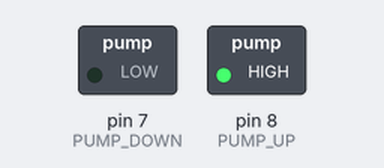
A sketch run on a simulated Arduino Uno, built with avr-gcc and run on an emulated ATmega328P. Parts: switched loads named in the sketch (green lamp = pin HIGH). What the sketch prints to the serial monitor is not drawn.

Above: at 0.01 s.
At 6.21 s:
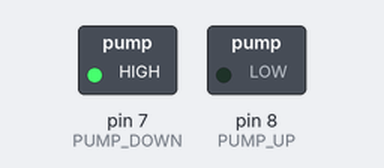
At 11.5 s:
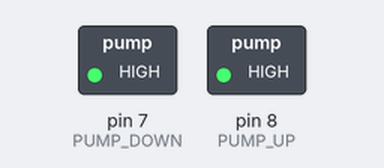
Timing chart, 0 to 13.0 s (numbered marks = the images above):
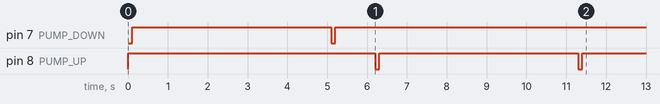

The sketch:

initPump.ino
```cpp
// Simple priming sketch – fills both tubes
const int PUMP_DOWN = 7;
const int PUMP_UP   = 8;
const unsigned long PULSE_MS = 100;      // latching pulse
const unsigned long PRIME_MS  = 5000;    // 5 seconds of pumping

void setup() {
  Serial.begin(9600);
  pinMode(PUMP_DOWN, OUTPUT);
  pinMode(PUMP_UP, OUTPUT);
  digitalWrite(PUMP_DOWN, HIGH);
  digitalWrite(PUMP_UP, HIGH);

  Serial.println("Priming pH‑down pump for 5 seconds...");
  digitalWrite(PUMP_DOWN, LOW); delay(PULSE_MS); digitalWrite(PUMP_DOWN, HIGH); // ON
  delay(PRIME_MS);
  digitalWrite(PUMP_DOWN, LOW); delay(PULSE_MS); digitalWrite(PUMP_DOWN, HIGH); // OFF

  delay(1000);

  Serial.println("Priming pH‑up pump for 5 seconds...");
  digitalWrite(PUMP_UP, LOW); delay(PULSE_MS); digitalWrite(PUMP_UP, HIGH); // ON
  delay(PRIME_MS);
  digitalWrite(PUMP_UP, LOW); delay(PULSE_MS); digitalWrite(PUMP_UP, HIGH); // OFF

  Serial.println("Done. Disconnect USB, then re‑upload normal code.");
}

void loop() {}
```
